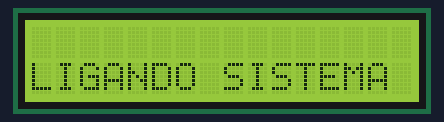
A program run on a simulated Arduino Uno, built with avr-gcc and run on an emulated ATmega328P. On the bench: 16×2 character LCD.

Above: at 0.1 s.
At 1.3 s:
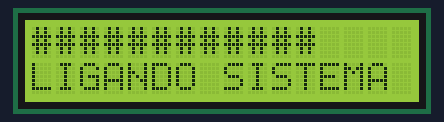
At 2.1 s:
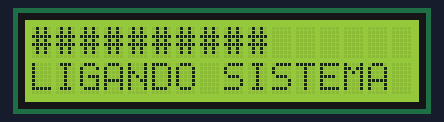
At 2.9 s:
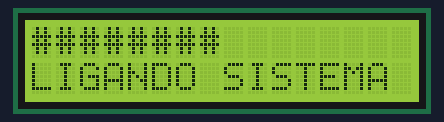
At 4.1 s:
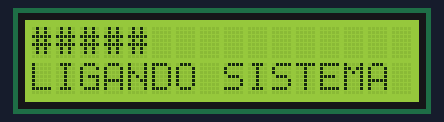
At 5.7 s:
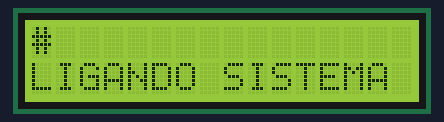

Measured:
- what the display in image 1 shows lasts 0.4 s, from 1.3 s to 1.7 s

The program:

main.cpp
```cpp
#include <Arduino.h>
#include <LiquidCrystal.h>
//ESTE DE CIMA É A BIBLIOTECA PARA FAZER O FUNCIONAMENTO DO
//DISPLAY MAIS VAMOS PRECISAR DE OUTRAN QUANDO A GENTE USAR
//O DISPLAT QUE TEM A CUMINACÇÃO SERIAL "QUE É O COM A PLAQUINHA ATRAS"

// DEFINIÇÃO DOS PINOS QUE ESTA CONECTADO NO ARDUINO PARA A BIBLIOTECA

LiquidCrystal lcd(13, 12, 11, 10, 9, 8);

void setup() {
  lcd.begin(16, 2);

  lcd.setCursor(0, 1);
  lcd.print("LIGANDO SISTEMA");
  delay(400);

  lcd.setCursor(0, 0);
  lcd.print("##############");
  delay(400);

  lcd.setCursor(0, 0);
  lcd.print("############# ");
  delay(400);

  lcd.setCursor(0, 0);
  lcd.print("############  ");
  delay(400);

  lcd.setCursor(0, 0);
  lcd.print("###########   ");
  delay(400);

  lcd.setCursor(0, 0);
  lcd.print("##########    ");
  delay(400);

  lcd.setCursor(0, 0);
  lcd.print("#########     ");
  delay(400);

  lcd.setCursor(0, 0);
  lcd.print("########      ");
  delay(400);

  lcd.setCursor(0, 0);
  lcd.print("#######       ");
  delay(400);

  lcd.setCursor(0, 0);
  lcd.print("######        ");
  delay(400);

  lcd.setCursor(0, 0);
  lcd.print("#####         ");
  delay(400);

  lcd.setCursor(0, 0);
  lcd.print("####          ");
  delay(400);

  lcd.setCursor(0, 0);
  lcd.print("###           ");
  delay(400);

  lcd.setCursor(0, 0);
  lcd.print("##         ");
  delay(400);

  lcd.setCursor(0,0);
  lcd.print("#          ");
  delay(400);


}

void loop() {


}
 
```
